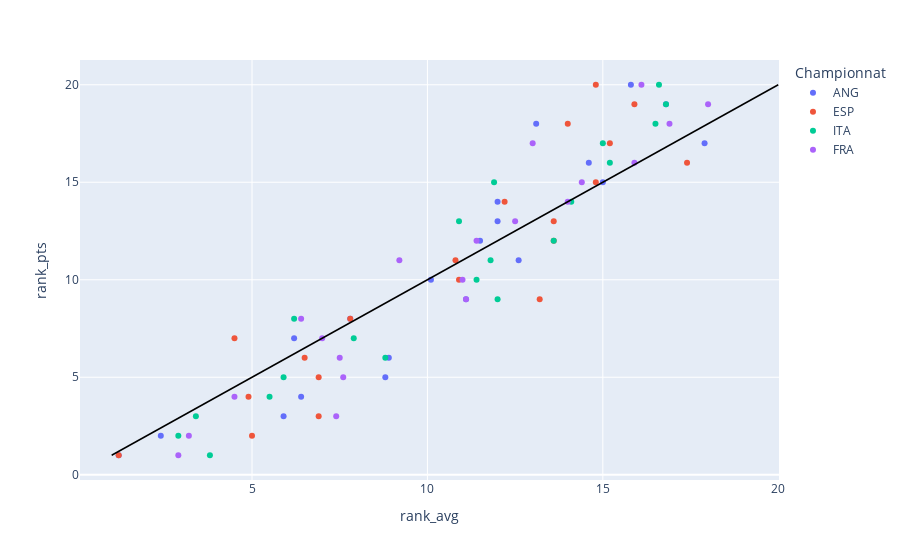

Notebook cell for this chart:
### Markdown cell above
### Comparaison de notre note et du classement réel

### Code cell
fig = px.scatter(result, x="rank_avg", y="rank_pts", color="Championnat", hover_name="Squad")
fig.update_layout(
    shapes=[
        {
            'type': 'line',
            'x0': 1,
            'y0': 1,
            'x1': 20,
            'y1': 20,
            'line': {
                'color': 'black',
                'width': 1.5
            }
        }
    ])
fig.show()

### Figure 1 — Plotly figure (JSON) as saved in the notebook; plotly's stock layout.template omitted (floating-point values rounded to 4 significant figures)
{"data": [{"hovertemplate": "<b>%{hovertext}</b><br><br>Championnat=ANG<br>rank_avg=%{x}<br>rank_pts=%{y}<extra></extra>", "hovertext": ["Manchester City", "Liverpool", "Chelsea", "West Ham", "Tottenham", "Leicester City", "Arsenal", "Manchester Utd", "Wolves", "Brighton", "Crystal Palace", "Brentford", "Aston Villa", "Newcastle Utd", "Burnley", "Everton", "Southampton", "Norwich City", "Watford", "Leeds United"], "legendgroup": "ANG", "marker": {"color": "#636efa", "symbol": "circle"}, "mode": "markers", "name": "ANG", "orientation": "v", "showlegend": true, "type": "scatter", "x": [1.2, 2.4, 5.9, 6.2, 6.4, 7.8, 8.8, 8.9, 10.1, 11.1, 11.5, 12, 12, 12.6, 13.1, 14.6, 15, 15.8, 16.8, 17.9], "xaxis": "x", "y": [1, 2, 3, 7, 4, 8, 5, 6, 10, 9, 12, 13, 14, 11, 18, 16, 15, 20, 19, 17], "yaxis": "y"}, {"hovertemplate": "<b>%{hovertext}</b><br><br>Championnat=ESP<br>rank_avg=%{x}<br>rank_pts=%{y}<extra></extra>", "hovertext": ["Real Madrid", "Villarreal", "Sevilla", "Barcelona", "Real Sociedad", "Betis", "Atlético Madrid", "Athletic Club", "Celta Vigo", "Osasuna", "Espanyol", "Valencia", "Elche", "Rayo Vallecano", "Granada", "Alavés", "Getafe", "Cádiz", "Levante", "Mallorca"], "legendgroup": "ESP", "marker": {"color": "#EF553B", "symbol": "circle"}, "mode": "markers", "name": "ESP", "orientation": "v", "showlegend": true, "type": "scatter", "x": [1.2, 4.5, 4.9, 5, 6.5, 6.9, 6.9, 7.8, 10.8, 10.9, 12.2, 13.2, 13.6, 13.6, 14, 14.8, 14.8, 15.2, 15.9, 17.4], "xaxis": "x", "y": [1, 7, 4, 2, 6, 5, 3, 8, 11, 10, 14, 9, 13, 12, 18, 20, 15, 17, 19, 16], "yaxis": "y"}, {"hovertemplate": "<b>%{hovertext}</b><br><br>Championnat=ITA<br>rank_avg=%{x}<br>rank_pts=%{y}<extra></extra>", "hovertext": ["Inter", "Napoli", "Milan", "Juventus", "Lazio", "Atalanta", "Fiorentina", "Roma", "Bologna", "Sassuolo", "Torino", "Sampdoria", "Hellas Verona", "Udinese", "Empoli", "Salernitana", "Spezia", "Cagliari", "Venezia", "Genoa"], "legendgroup": "ITA", "marker": {"color": "#00cc96", "symbol": "circle"}, "mode": "markers", "name": "ITA", "orientation": "v", "showlegend": true, "type": "scatter", "x": [2.9, 3.4, 3.8, 5.5, 5.9, 6.2, 7.9, 8.8, 10.9, 11.4, 11.8, 11.9, 12, 13.6, 14.1, 15, 15.2, 16.5, 16.6, 16.8], "xaxis": "x", "y": [2, 3, 1, 4, 5, 8, 7, 6, 13, 10, 11, 15, 9, 12, 14, 17, 16, 18, 20, 19], "yaxis": "y"}, {"hovertemplate": "<b>%{hovertext}</b><br><br>Championnat=FRA<br>rank_avg=%{x}<br>rank_pts=%{y}<extra></extra>", "hovertext": ["Paris S-G", "Marseille", "Rennes", "Lyon", "Lens", "Monaco", "Strasbourg", "Nice", "Brest", "Lille", "Nantes", "Reims", "Montpellier", "Clermont Foot", "Angers", "Troyes", "Lorient", "Bordeaux", "Saint-Étienne", "Metz"], "legendgroup": "FRA", "marker": {"color": "#ab63fa", "symbol": "circle"}, "mode": "markers", "name": "FRA", "orientation": "v", "showlegend": true, "type": "scatter", "x": [2.9, 3.2, 4.5, 6.4, 7, 7.4, 7.5, 7.6, 9.2, 11, 11.1, 11.4, 12.5, 13, 14, 14.4, 15.9, 16.1, 16.9, 18], "xaxis": "x", "y": [1, 2, 4, 8, 7, 3, 6, 5, 11, 10, 9, 12, 13, 17, 14, 15, 16, 20, 18, 19], "yaxis": "y"}], "layout": {"legend": {"title": {"text": "Championnat"}, "tracegroupgap": 0}, "margin": {"t": 60}, "shapes": [{"line": {"color": "black", "width": 1.5}, "type": "line", "x0": 1, "x1": 20, "y0": 1, "y1": 20}], "xaxis": {"anchor": "y", "domain": [0, 1], "title": {"text": "rank_avg"}}, "yaxis": {"anchor": "x", "domain": [0, 1], "title": {"text": "rank_pts"}}}}
